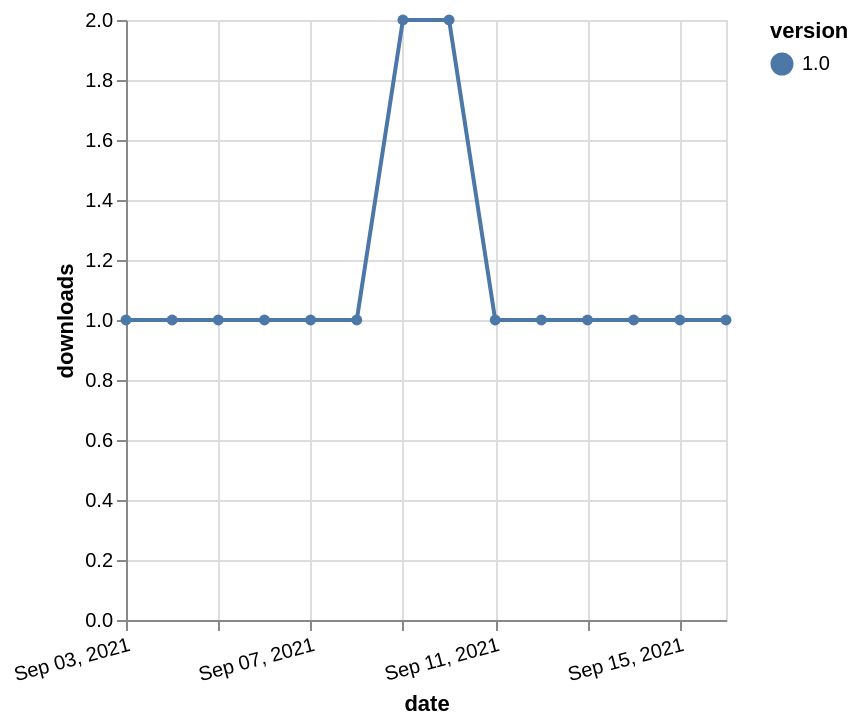

Source (Vega-Lite JSON):
### Vega-Lite specification from a JSON file in a GitHub repository (floating-point values rounded to 4 significant figures)
{"$schema": "https://vega.github.io/schema/vega-lite/v5.json", "description": "A simple bar chart with embedded data.", "data": {"values": [{"date": "2021-09-03", "total": 277, "delta": 1, "version": "1.0"}, {"date": "2021-09-04", "total": 278, "delta": 1, "version": "1.0"}, {"date": "2021-09-05", "total": 279, "delta": 1, "version": "1.0"}, {"date": "2021-09-06", "total": 280, "delta": 1, "version": "1.0"}, {"date": "2021-09-07", "total": 281, "delta": 1, "version": "1.0"}, {"date": "2021-09-08", "total": 282, "delta": 1, "version": "1.0"}, {"date": "2021-09-09", "total": 284, "delta": 2, "version": "1.0"}, {"date": "2021-09-10", "total": 286, "delta": 2, "version": "1.0"}, {"date": "2021-09-11", "total": 287, "delta": 1, "version": "1.0"}, {"date": "2021-09-12", "total": 288, "delta": 1, "version": "1.0"}, {"date": "2021-09-13", "total": 289, "delta": 1, "version": "1.0"}, {"date": "2021-09-14", "total": 290, "delta": 1, "version": "1.0"}, {"date": "2021-09-15", "total": 291, "delta": 1, "version": "1.0"}, {"date": "2021-09-16", "total": 292, "delta": 1, "version": "1.0"}]}, "width": "container", "mark": {"type": "line", "point": {"filled": true}}, "encoding": {"x": {"field": "date", "type": "temporal", "timeUnit": "yearmonthdate", "title": "date", "axis": {"labelAngle": -15}}, "y": {"field": "delta", "type": "quantitative", "title": "downloads"}, "color": {"field": "version", "type": "nominal"}, "tooltip": {"field": "delta"}}}
